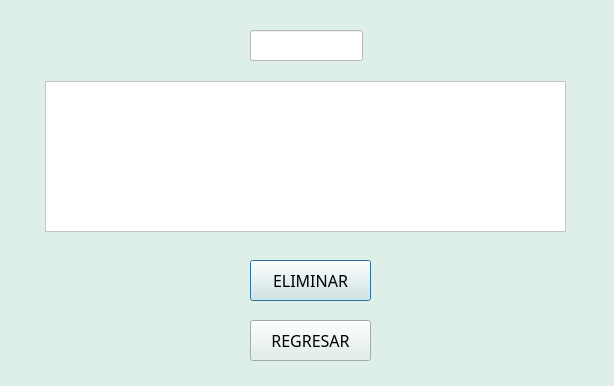
<?xml version="1.0" encoding="UTF-8"?>
<ui version="4.0">
 <class>Dialog</class>
 <widget class="QDialog" name="Dialog">
  <property name="geometry">
   <rect>
    <x>0</x>
    <y>0</y>
    <width>614</width>
    <height>386</height>
   </rect>
  </property>
  <property name="windowTitle">
   <string>Dialog</string>
  </property>
  <property name="styleSheet">
   <string notr="true">background-color: rgb(222, 239, 231);</string>
  </property>
  <widget class="QPushButton" name="btndelete">
   <property name="geometry">
    <rect>
     <x>250</x>
     <y>260</y>
     <width>121</width>
     <height>41</height>
    </rect>
   </property>
   <property name="font">
    <font>
     <family>Hack Nerd Font</family>
     <pointsize>12</pointsize>
    </font>
   </property>
   <property name="text">
    <string>ELIMINAR</string>
   </property>
  </widget>
  <widget class="QPushButton" name="return1">
   <property name="geometry">
    <rect>
     <x>250</x>
     <y>320</y>
     <width>121</width>
     <height>41</height>
    </rect>
   </property>
   <property name="font">
    <font>
     <family>Hack Nerd Font</family>
     <pointsize>12</pointsize>
    </font>
   </property>
   <property name="text">
    <string>REGRESAR</string>
   </property>
  </widget>
  <widget class="QTableWidget" name="table">
   <property name="geometry">
    <rect>
     <x>45</x>
     <y>81</y>
     <width>521</width>
     <height>151</height>
    </rect>
   </property>
   <property name="font">
    <font>
     <family>Hack Nerd Font Mono</family>
     <pointsize>12</pointsize>
     <bold>true</bold>
    </font>
   </property>
   <property name="styleSheet">
    <string notr="true">background-color: rgb(255, 255, 255);</string>
   </property>
  </widget>
  <widget class="QLineEdit" name="textid">
   <property name="geometry">
    <rect>
     <x>250</x>
     <y>30</y>
     <width>113</width>
     <height>31</height>
    </rect>
   </property>
   <property name="font">
    <font>
     <family>Hack Nerd Font Mono</family>
     <pointsize>12</pointsize>
     <bold>true</bold>
    </font>
   </property>
   <property name="styleSheet">
    <string notr="true">background-color: rgb(255, 255, 255);</string>
   </property>
  </widget>
 </widget>
 <resources/>
 <connections/>
</ui>
